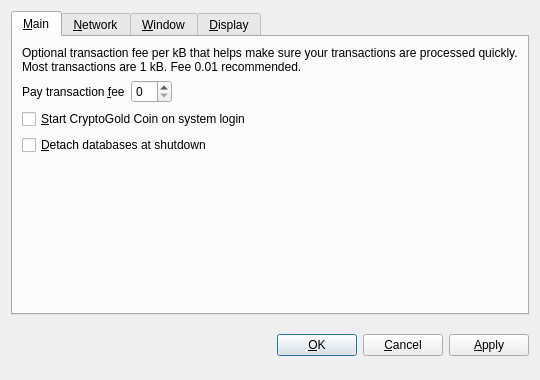
<?xml version="1.0" encoding="UTF-8"?>
<ui version="4.0">
 <class>OptionsDialog</class>
 <widget class="QDialog" name="OptionsDialog">
  <property name="geometry">
   <rect>
    <x>0</x>
    <y>0</y>
    <width>540</width>
    <height>380</height>
   </rect>
  </property>
  <property name="windowTitle">
   <string>Options</string>
  </property>
  <property name="modal">
   <bool>true</bool>
  </property>
  <layout class="QVBoxLayout" name="verticalLayout">
   <item>
    <widget class="QTabWidget" name="tabWidget">
     <property name="tabPosition">
      <enum>QTabWidget::North</enum>
     </property>
     <property name="currentIndex">
      <number>0</number>
     </property>
     <widget class="QWidget" name="tabMain">
      <attribute name="title">
       <string>&amp;Main</string>
      </attribute>
      <layout class="QVBoxLayout" name="verticalLayout_Main">
       <item>
        <widget class="QLabel" name="transactionFeeInfoLabel">
         <property name="text">
          <string>Optional transaction fee per kB that helps make sure your transactions are processed quickly. Most transactions are 1 kB. Fee 0.01 recommended.</string>
         </property>
         <property name="textFormat">
          <enum>Qt::PlainText</enum>
         </property>
         <property name="wordWrap">
          <bool>true</bool>
         </property>
        </widget>
       </item>
       <item>
        <layout class="QHBoxLayout" name="horizontalLayout_Main">
         <item>
          <widget class="QLabel" name="transactionFeeLabel">
           <property name="text">
            <string>Pay transaction &amp;fee</string>
           </property>
           <property name="textFormat">
            <enum>Qt::PlainText</enum>
           </property>
           <property name="buddy">
            <cstring>transactionFee</cstring>
           </property>
          </widget>
         </item>
         <item>
          <widget class="BitcoinAmountField" name="transactionFee"/>
         </item>
         <item>
          <spacer name="horizontalSpacer_Main">
           <property name="orientation">
            <enum>Qt::Horizontal</enum>
           </property>
           <property name="sizeHint" stdset="0">
            <size>
             <width>40</width>
             <height>20</height>
            </size>
           </property>
          </spacer>
         </item>
        </layout>
       </item>
       <item>
        <widget class="QCheckBox" name="bitcoinAtStartup">
         <property name="toolTip">
          <string>Automatically start CryptoGold Coin after logging in to the system.</string>
         </property>
         <property name="text">
          <string>&amp;Start CryptoGold Coin on system login</string>
         </property>
        </widget>
       </item>
       <item>
        <widget class="QCheckBox" name="detachDatabases">
         <property name="toolTip">
          <string>Detach block and address databases at shutdown. This means they can be moved to another data directory, but it slows down shutdown. The wallet is always detached.</string>
         </property>
         <property name="text">
          <string>&amp;Detach databases at shutdown</string>
         </property>
        </widget>
       </item>
       <item>
        <spacer name="verticalSpacer_Main">
         <property name="orientation">
          <enum>Qt::Vertical</enum>
         </property>
         <property name="sizeHint" stdset="0">
          <size>
           <width>20</width>
           <height>40</height>
          </size>
         </property>
        </spacer>
       </item>
      </layout>
     </widget>
     <widget class="QWidget" name="tabNetwork">
      <attribute name="title">
       <string>&amp;Network</string>
      </attribute>
      <layout class="QVBoxLayout" name="verticalLayout_Network">
       <item>
        <widget class="QCheckBox" name="mapPortUpnp">
         <property name="toolTip">
          <string>Automatically open the CryptoGold Coin client port on the router. This only works when your router supports UPnP and it is enabled.</string>
         </property>
         <property name="text">
          <string>Map port using &amp;UPnP</string>
         </property>
        </widget>
       </item>
       <item>
        <widget class="QCheckBox" name="connectSocks">
         <property name="toolTip">
          <string>Connect to the Zeitcoin network through a SOCKS proxy (e.g. when connecting through Tor).</string>
         </property>
         <property name="text">
          <string>&amp;Connect through SOCKS proxy:</string>
         </property>
        </widget>
       </item>
       <item>
        <layout class="QHBoxLayout" name="horizontalLayout_Network">
         <item>
          <widget class="QLabel" name="proxyIpLabel">
           <property name="text">
            <string>Proxy &amp;IP:</string>
           </property>
           <property name="textFormat">
            <enum>Qt::PlainText</enum>
           </property>
           <property name="buddy">
            <cstring>proxyIp</cstring>
           </property>
          </widget>
         </item>
         <item>
          <widget class="QValidatedLineEdit" name="proxyIp">
           <property name="maximumSize">
            <size>
             <width>140</width>
             <height>16777215</height>
            </size>
           </property>
           <property name="toolTip">
            <string>IP address of the proxy (e.g. 127.0.0.1)</string>
           </property>
          </widget>
         </item>
         <item>
          <widget class="QLabel" name="proxyPortLabel">
           <property name="text">
            <string>&amp;Port:</string>
           </property>
           <property name="textFormat">
            <enum>Qt::PlainText</enum>
           </property>
           <property name="buddy">
            <cstring>proxyPort</cstring>
           </property>
          </widget>
         </item>
         <item>
          <widget class="QLineEdit" name="proxyPort">
           <property name="maximumSize">
            <size>
             <width>55</width>
             <height>16777215</height>
            </size>
           </property>
           <property name="toolTip">
            <string>Port of the proxy (e.g. 9050)</string>
           </property>
          </widget>
         </item>
         <item>
          <widget class="QLabel" name="socksVersionLabel">
           <property name="text">
            <string>SOCKS &amp;Version:</string>
           </property>
           <property name="textFormat">
            <enum>Qt::PlainText</enum>
           </property>
           <property name="buddy">
            <cstring>socksVersion</cstring>
           </property>
          </widget>
         </item>
         <item>
          <widget class="QValueComboBox" name="socksVersion">
           <property name="toolTip">
            <string>SOCKS version of the proxy (e.g. 5)</string>
           </property>
          </widget>
         </item>
         <item>
          <spacer name="horizontalSpacer_Network">
           <property name="orientation">
            <enum>Qt::Horizontal</enum>
           </property>
           <property name="sizeHint" stdset="0">
            <size>
             <width>40</width>
             <height>20</height>
            </size>
           </property>
          </spacer>
         </item>
        </layout>
       </item>
       <item>
        <spacer name="verticalSpacer_Network">
         <property name="orientation">
          <enum>Qt::Vertical</enum>
         </property>
         <property name="sizeHint" stdset="0">
          <size>
           <width>20</width>
           <height>40</height>
          </size>
         </property>
        </spacer>
       </item>
      </layout>
     </widget>
     <widget class="QWidget" name="tabWindow">
      <attribute name="title">
       <string>&amp;Window</string>
      </attribute>
      <layout class="QVBoxLayout" name="verticalLayout_Window">
       <item>
        <widget class="QCheckBox" name="minimizeToTray">
         <property name="toolTip">
          <string>Show only a tray icon after minimizing the window.</string>
         </property>
         <property name="text">
          <string>&amp;Minimize to the tray instead of the taskbar</string>
         </property>
        </widget>
       </item>
       <item>
        <widget class="QCheckBox" name="minimizeOnClose">
         <property name="toolTip">
          <string>Minimize instead of exit the application when the window is closed. When this option is enabled, the application will be closed only after selecting Quit in the menu.</string>
         </property>
         <property name="text">
          <string>M&amp;inimize on close</string>
         </property>
        </widget>
       </item>
       <item>
        <spacer name="verticalSpacer_Window">
         <property name="orientation">
          <enum>Qt::Vertical</enum>
         </property>
         <property name="sizeHint" stdset="0">
          <size>
           <width>20</width>
           <height>40</height>
          </size>
         </property>
        </spacer>
       </item>
      </layout>
     </widget>
     <widget class="QWidget" name="tabDisplay">
      <attribute name="title">
       <string>&amp;Display</string>
      </attribute>
      <layout class="QVBoxLayout" name="verticalLayout_Display">
       <item>
        <layout class="QHBoxLayout" name="horizontalLayout_1_Display">
         <item>
          <widget class="QLabel" name="langLabel">
           <property name="text">
            <string>User Interface &amp;language:</string>
           </property>
           <property name="textFormat">
            <enum>Qt::PlainText</enum>
           </property>
           <property name="buddy">
            <cstring>lang</cstring>
           </property>
          </widget>
         </item>
         <item>
          <widget class="QValueComboBox" name="lang">
           <property name="toolTip">
            <string>The user interface language can be set here. This setting will take effect after restarting CryptoGold Coin.</string>
           </property>
          </widget>
         </item>
        </layout>
       </item>
       <item>
        <layout class="QHBoxLayout" name="horizontalLayout_2_Display">
         <item>
          <widget class="QLabel" name="unitLabel">
           <property name="text">
            <string>&amp;Unit to show amounts in:</string>
           </property>
           <property name="textFormat">
            <enum>Qt::PlainText</enum>
           </property>
           <property name="buddy">
            <cstring>unit</cstring>
           </property>
          </widget>
         </item>
         <item>
          <widget class="QValueComboBox" name="unit">
           <property name="toolTip">
            <string>Choose the default subdivision unit to show in the interface and when sending coins.</string>
           </property>
          </widget>
         </item>
        </layout>
       </item>
       <item>
        <widget class="QCheckBox" name="displayAddresses">
         <property name="toolTip">
          <string>Whether to show CryptoGold Coin addresses in the transaction list or not.</string>
         </property>
         <property name="text">
          <string>&amp;Display addresses in transaction list</string>
         </property>
        </widget>
       </item>
       <item>
        <spacer name="verticalSpacer_Display">
         <property name="orientation">
          <enum>Qt::Vertical</enum>
         </property>
         <property name="sizeHint" stdset="0">
          <size>
           <width>20</width>
           <height>40</height>
          </size>
         </property>
        </spacer>
       </item>
      </layout>
     </widget>
    </widget>
   </item>
   <item>
    <layout class="QHBoxLayout" name="horizontalLayout_Buttons">
     <item>
      <spacer name="horizontalSpacer_1">
       <property name="orientation">
        <enum>Qt::Horizontal</enum>
       </property>
       <property name="sizeHint" stdset="0">
        <size>
         <width>40</width>
         <height>48</height>
        </size>
       </property>
      </spacer>
     </item>
     <item>
      <widget class="QLabel" name="statusLabel">
       <property name="font">
        <font>
         <weight>75</weight>
         <bold>true</bold>
        </font>
       </property>
       <property name="text">
        <string/>
       </property>
       <property name="textFormat">
        <enum>Qt::PlainText</enum>
       </property>
       <property name="wordWrap">
        <bool>true</bool>
       </property>
      </widget>
     </item>
     <item>
      <spacer name="horizontalSpacer_2">
       <property name="orientation">
        <enum>Qt::Horizontal</enum>
       </property>
       <property name="sizeHint" stdset="0">
        <size>
         <width>40</width>
         <height>48</height>
        </size>
       </property>
      </spacer>
     </item>
     <item>
      <widget class="QPushButton" name="okButton">
       <property name="text">
        <string>&amp;OK</string>
       </property>
      </widget>
     </item>
     <item>
      <widget class="QPushButton" name="cancelButton">
       <property name="text">
        <string>&amp;Cancel</string>
       </property>
       <property name="autoDefault">
        <bool>false</bool>
       </property>
      </widget>
     </item>
     <item>
      <widget class="QPushButton" name="applyButton">
       <property name="text">
        <string>&amp;Apply</string>
       </property>
       <property name="autoDefault">
        <bool>false</bool>
       </property>
      </widget>
     </item>
    </layout>
   </item>
  </layout>
 </widget>
 <customwidgets>
  <customwidget>
   <class>BitcoinAmountField</class>
   <extends>QSpinBox</extends>
   <header>bitcoinamountfield.h</header>
  </customwidget>
  <customwidget>
   <class>QValueComboBox</class>
   <extends>QComboBox</extends>
   <header>qvaluecombobox.h</header>
  </customwidget>
  <customwidget>
   <class>QValidatedLineEdit</class>
   <extends>QLineEdit</extends>
   <header>qvalidatedlineedit.h</header>
  </customwidget>
 </customwidgets>
 <resources/>
 <connections/>
</ui>
